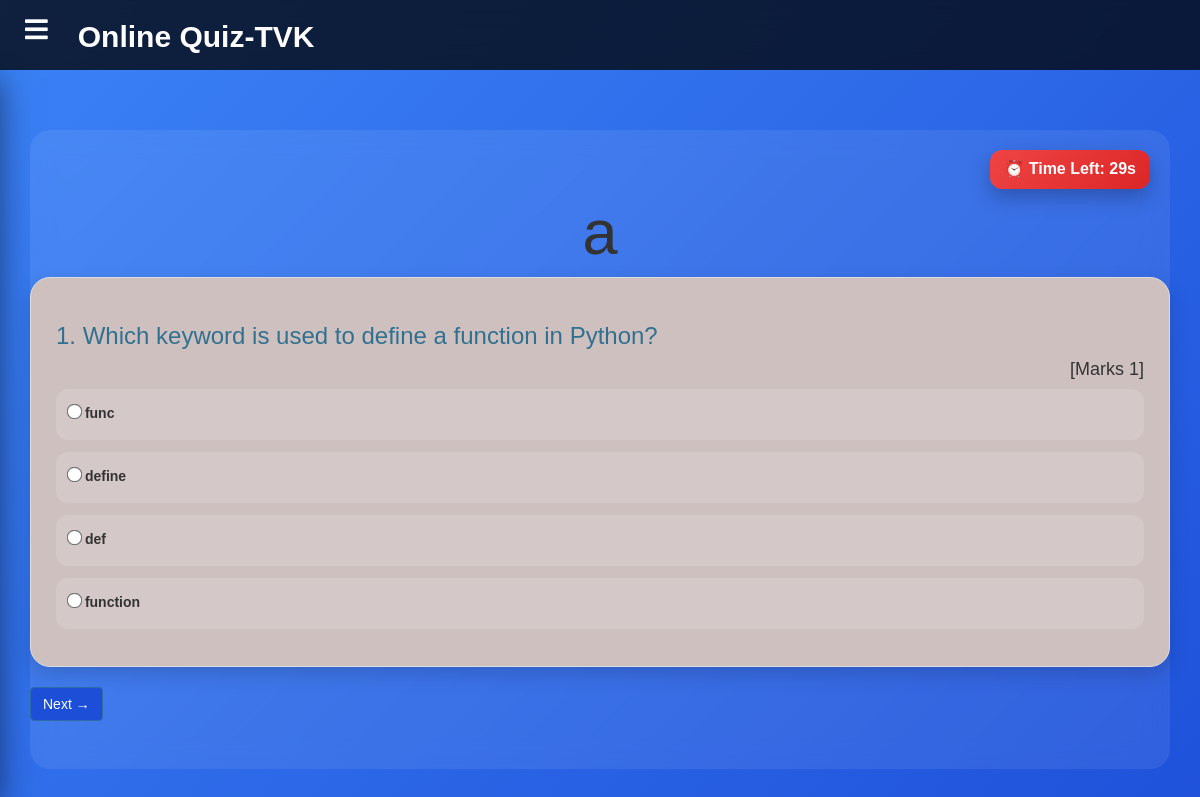
Page /student/start-exam/19 (signed in) on the committed database.
### quiz/models.py (models this page shows, shortened)
class Course(models.Model):
   course_name = models.CharField(max_length=50)
   question_number = models.PositiveIntegerField(default=0)
   total_marks = models.PositiveIntegerField(default=0)

class Question(models.Model):
    course=models.ForeignKey(Course,on_delete=models.CASCADE)
    marks=models.PositiveIntegerField()
    question=models.CharField(max_length=600)
    option1=models.CharField(max_length=200)
    option2=models.CharField(max_length=200)
    option3=models.CharField(max_length=200)
    option4=models.CharField(max_length=200)
    cat=(('Option1','Option1'),('Option2','Option2'),('Option3','Option3'),('Option4','Option4'))
    answer=models.CharField(max_length=200,choices=cat)
    cat = (
        ('Option1', 'Option1'),
        ('Option2', 'Option2'),
        ('Option3', 'Option3'),
        ('Option4', 'Option4'),
    )
    answer = models.CharField(max_length=200, choices=cat)
    pdf = models.FileField(upload_to='question_pdfs/', blank=True, null=True)

### student/views.py (the view)
# urls.py: path('start-exam/<int:pk>', views.start_exam_view,name='start-exam'),
@never_cache
@login_required(login_url='studentlogin')
@user_passes_test(is_student)
def start_exam_view(request, pk):
    course = QMODEL.Course.objects.get(id=pk)
    student = models.Student.objects.get(user_id=request.user.id)
    if QMODEL.Result.objects.filter(student=student, exam=course).exists():
        return redirect('student-exam')
    questions = QMODEL.Question.objects.filter(course=course)
    response = render(request, 'student/start_exam.html', {
        'course': course,
        'questions': questions
    })
    response.set_cookie('course_id', course.id)
    return response

### student/views.py (called while the page is built)
def is_student(user):
    return user.groups.filter(name='STUDENT').exists()

### templates/student/start_exam.html (shortened to what this page needs)
{% extends 'student/studentbase.html' %}
{% block content %}
{%load static%}
<head>
  <link href="//netdna.bootstrapcdn.com/bootstrap/3.0.0/css/bootstrap.min.css" rel="stylesheet" id="bootstrap-css">
</head>
<div class="jumbotron my-4">
  <div class="timer-box">
    ⏰ Time Left: <span id="timer">30</span>s
</div>
  <form  id="quizForm" method="POST"class="form" autocomplete="off" onsubmit="return saveAns()"  action="/student/calculate-marks" method="POST">
    <h1 style="text-align: center;">{{course.course_name}}</h1>
        {% for q in questions %}
<div class="question" style="display:none;">
    <h3 class="text-info">{{ forloop.counter }}. {{ q.question }}</h3>
    <h4 style="text-align:right;">[Marks {{ q.marks }}]</h4>
    <div class="form-check mx-4">
        <input class="form-check-input" type="radio"
               name="{{ forloop.counter }}" value="Option1">
        <label>{{ q.option1 }}</label>
    </div>
    <div class="form-check mx-4">
        <input class="form-check-input" type="radio"
               name="{{ forloop.counter }}" value="Option2">
        <label>{{ q.option2 }}</label>
    </div>
    <div class="form-check mx-4">
        <input class="form-check-input" type="radio"
               name="{{ forloop.counter }}" value="Option3">
        <label>{{ q.option3 }}</label>
    </div>
    <div class="form-check mx-4">
        <input class="form-check-input" type="radio"
               name="{{ forloop.counter }}" value="Option4">
        <label>{{ q.option4 }}</label>
    </div>
</div>
{% endfor %}
       <button type="button" id="nextBtn" class="btn btn-primary" style="background-color: #1d4ed8;">
    Next →
</button>
    </form>
  </div>
<br><br><br><br><br><br>
{% endblock content %}

### templates/student/studentbase.html (style rules this page uses)
* { margin:0; padding:0; box-sizing:border-box; font-family:Arial,sans-serif; }
body { background:#0f172a; overflow-x:hidden; }

### templates/student/start_exam.html (style rules this page uses)
body { background: linear-gradient(135deg,#3b82f6,#1d4ed8) ; }
.form-check { background: rgba(255,255,255,0.12); border-radius: 12px; padding: 12px; margin-bottom: 12px; transition: all 0.3s ease; cursor: pointer; }
.form-check-input { transform: scale(1.2); cursor: pointer; }
.timer-box { position: fixed; top: 70px; right: 10px; z-index: 9999; background: #ef4444; color: #fff; padding: 8px 14px; border-radius: 12px; font-size: 16px; font-weight: bold; }
.timer-box { background: linear-gradient(135deg,#ef4444,#dc2626); color: #fff; position: fixed; top: 20px; right: 20px; z-index: 9999; box-shadow: 0 8px 20px rgba(0,0,0,.25); }
.question { background: #cfc0c0; border-radius: 20px; padding: 25px; margin-bottom: 20px; box-shadow: 0 8px 20px rgba(0,0,0,0.15); border: 1px solid #ddd; }
.jumbotron { background: rgba(255,255,255,0.08) ; backdrop-filter: blur(12px); border-radius: 20px; }

### rows in the picture
Course: course_name "a"
Question: question "Which keyword is used to define a function in Python?", marks "1", option1 "func", option2 "define", option3 "def", option4 "function"
